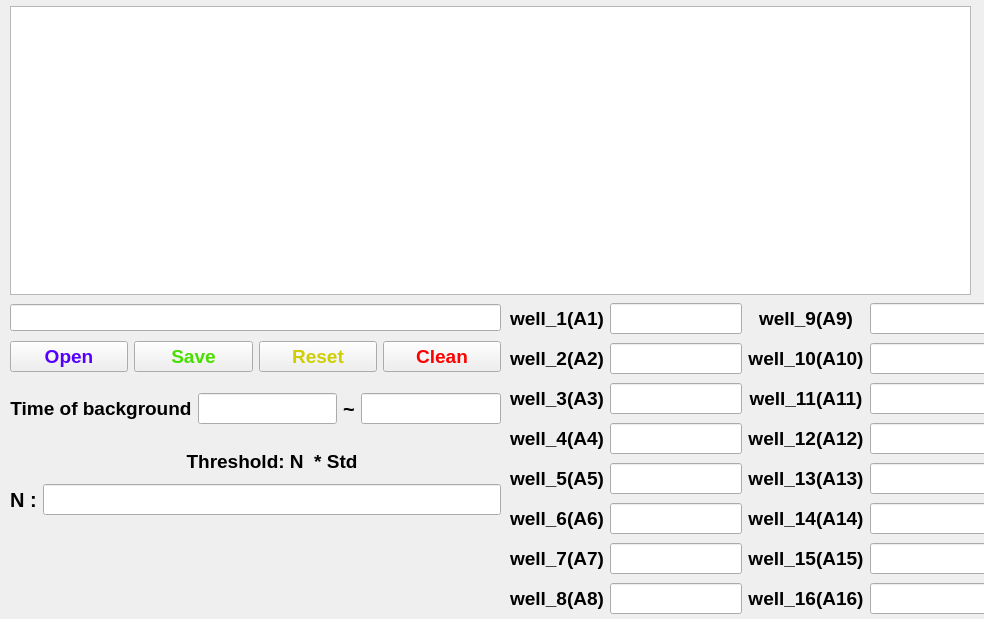
<?xml version="1.0" encoding="UTF-8"?>
<ui version="4.0">
 <class>MainWindow</class>
 <widget class="QMainWindow" name="MainWindow">
  <property name="geometry">
   <rect>
    <x>0</x>
    <y>0</y>
    <width>984</width>
    <height>619</height>
   </rect>
  </property>
  <property name="windowTitle">
   <string>MainWindow</string>
  </property>
  <widget class="QWidget" name="centralwidget">
   <widget class="QGraphicsView" name="CT_chart">
    <property name="geometry">
     <rect>
      <x>10</x>
      <y>6</y>
      <width>961</width>
      <height>289</height>
     </rect>
    </property>
   </widget>
   <widget class="QLabel" name="label_3">
    <property name="geometry">
     <rect>
      <x>20</x>
      <y>462</y>
      <width>111</width>
      <height>16</height>
     </rect>
    </property>
    <property name="font">
     <font>
      <pointsize>10</pointsize>
      <weight>75</weight>
      <bold>true</bold>
     </font>
    </property>
    <property name="text">
     <string/>
    </property>
   </widget>
   <widget class="QWidget" name="layoutWidget">
    <property name="geometry">
     <rect>
      <x>510</x>
      <y>300</y>
      <width>493</width>
      <height>323</height>
     </rect>
    </property>
    <layout class="QGridLayout" name="gridLayout">
     <item row="0" column="0">
      <widget class="QLabel" name="label_well1">
       <property name="font">
        <font>
         <pointsize>14</pointsize>
         <weight>75</weight>
         <bold>true</bold>
        </font>
       </property>
       <property name="text">
        <string>well_1(A1)</string>
       </property>
       <property name="alignment">
        <set>Qt::AlignCenter</set>
       </property>
      </widget>
     </item>
     <item row="0" column="1">
      <widget class="QLineEdit" name="lineEdit_well_1">
       <property name="font">
        <font>
         <pointsize>14</pointsize>
        </font>
       </property>
       <property name="text">
        <string/>
       </property>
       <property name="alignment">
        <set>Qt::AlignCenter</set>
       </property>
      </widget>
     </item>
     <item row="0" column="2">
      <widget class="QLabel" name="label_well9">
       <property name="font">
        <font>
         <pointsize>14</pointsize>
         <weight>75</weight>
         <bold>true</bold>
        </font>
       </property>
       <property name="text">
        <string>well_9(A9)</string>
       </property>
       <property name="alignment">
        <set>Qt::AlignCenter</set>
       </property>
      </widget>
     </item>
     <item row="0" column="3">
      <widget class="QLineEdit" name="lineEdit_well_9">
       <property name="font">
        <font>
         <pointsize>14</pointsize>
        </font>
       </property>
       <property name="alignment">
        <set>Qt::AlignCenter</set>
       </property>
      </widget>
     </item>
     <item row="1" column="0">
      <widget class="QLabel" name="label_well2">
       <property name="font">
        <font>
         <pointsize>14</pointsize>
         <weight>75</weight>
         <bold>true</bold>
        </font>
       </property>
       <property name="text">
        <string>well_2(A2)</string>
       </property>
       <property name="alignment">
        <set>Qt::AlignCenter</set>
       </property>
      </widget>
     </item>
     <item row="1" column="1">
      <widget class="QLineEdit" name="lineEdit_well_2">
       <property name="font">
        <font>
         <pointsize>14</pointsize>
        </font>
       </property>
       <property name="alignment">
        <set>Qt::AlignCenter</set>
       </property>
      </widget>
     </item>
     <item row="1" column="2">
      <widget class="QLabel" name="label_well10">
       <property name="font">
        <font>
         <pointsize>14</pointsize>
         <weight>75</weight>
         <bold>true</bold>
        </font>
       </property>
       <property name="text">
        <string>well_10(A10)</string>
       </property>
       <property name="alignment">
        <set>Qt::AlignCenter</set>
       </property>
      </widget>
     </item>
     <item row="1" column="3">
      <widget class="QLineEdit" name="lineEdit_well_10">
       <property name="font">
        <font>
         <pointsize>14</pointsize>
        </font>
       </property>
       <property name="alignment">
        <set>Qt::AlignCenter</set>
       </property>
      </widget>
     </item>
     <item row="2" column="0">
      <widget class="QLabel" name="label_well3">
       <property name="font">
        <font>
         <pointsize>14</pointsize>
         <weight>75</weight>
         <bold>true</bold>
        </font>
       </property>
       <property name="text">
        <string>well_3(A3)</string>
       </property>
       <property name="alignment">
        <set>Qt::AlignCenter</set>
       </property>
      </widget>
     </item>
     <item row="2" column="1">
      <widget class="QLineEdit" name="lineEdit_well_3">
       <property name="font">
        <font>
         <pointsize>14</pointsize>
        </font>
       </property>
       <property name="alignment">
        <set>Qt::AlignCenter</set>
       </property>
      </widget>
     </item>
     <item row="2" column="2">
      <widget class="QLabel" name="label_well11">
       <property name="font">
        <font>
         <pointsize>14</pointsize>
         <weight>75</weight>
         <bold>true</bold>
        </font>
       </property>
       <property name="text">
        <string>well_11(A11)</string>
       </property>
       <property name="alignment">
        <set>Qt::AlignCenter</set>
       </property>
      </widget>
     </item>
     <item row="2" column="3">
      <widget class="QLineEdit" name="lineEdit_well_11">
       <property name="font">
        <font>
         <pointsize>14</pointsize>
        </font>
       </property>
       <property name="alignment">
        <set>Qt::AlignCenter</set>
       </property>
      </widget>
     </item>
     <item row="3" column="0">
      <widget class="QLabel" name="label_well4">
       <property name="font">
        <font>
         <pointsize>14</pointsize>
         <weight>75</weight>
         <bold>true</bold>
        </font>
       </property>
       <property name="text">
        <string>well_4(A4)</string>
       </property>
       <property name="alignment">
        <set>Qt::AlignCenter</set>
       </property>
      </widget>
     </item>
     <item row="3" column="1">
      <widget class="QLineEdit" name="lineEdit_well_4">
       <property name="font">
        <font>
         <pointsize>14</pointsize>
        </font>
       </property>
       <property name="alignment">
        <set>Qt::AlignCenter</set>
       </property>
      </widget>
     </item>
     <item row="3" column="2">
      <widget class="QLabel" name="label_well12">
       <property name="font">
        <font>
         <pointsize>14</pointsize>
         <weight>75</weight>
         <bold>true</bold>
        </font>
       </property>
       <property name="text">
        <string>well_12(A12)</string>
       </property>
       <property name="alignment">
        <set>Qt::AlignCenter</set>
       </property>
      </widget>
     </item>
     <item row="3" column="3">
      <widget class="QLineEdit" name="lineEdit_well_12">
       <property name="font">
        <font>
         <pointsize>14</pointsize>
        </font>
       </property>
       <property name="alignment">
        <set>Qt::AlignCenter</set>
       </property>
      </widget>
     </item>
     <item row="4" column="0">
      <widget class="QLabel" name="label_well5">
       <property name="font">
        <font>
         <pointsize>14</pointsize>
         <weight>75</weight>
         <bold>true</bold>
        </font>
       </property>
       <property name="text">
        <string>well_5(A5)</string>
       </property>
       <property name="alignment">
        <set>Qt::AlignCenter</set>
       </property>
      </widget>
     </item>
     <item row="4" column="1">
      <widget class="QLineEdit" name="lineEdit_well_5">
       <property name="font">
        <font>
         <pointsize>14</pointsize>
        </font>
       </property>
       <property name="alignment">
        <set>Qt::AlignCenter</set>
       </property>
      </widget>
     </item>
     <item row="4" column="2">
      <widget class="QLabel" name="label_well13">
       <property name="font">
        <font>
         <pointsize>14</pointsize>
         <weight>75</weight>
         <bold>true</bold>
        </font>
       </property>
       <property name="text">
        <string>well_13(A13)</string>
       </property>
       <property name="alignment">
        <set>Qt::AlignCenter</set>
       </property>
      </widget>
     </item>
     <item row="4" column="3">
      <widget class="QLineEdit" name="lineEdit_well_13">
       <property name="font">
        <font>
         <pointsize>14</pointsize>
        </font>
       </property>
       <property name="alignment">
        <set>Qt::AlignCenter</set>
       </property>
      </widget>
     </item>
     <item row="5" column="0">
      <widget class="QLabel" name="label_well6">
       <property name="font">
        <font>
         <pointsize>14</pointsize>
         <weight>75</weight>
         <bold>true</bold>
        </font>
       </property>
       <property name="text">
        <string>well_6(A6)</string>
       </property>
       <property name="alignment">
        <set>Qt::AlignCenter</set>
       </property>
      </widget>
     </item>
     <item row="5" column="1">
      <widget class="QLineEdit" name="lineEdit_well_6">
       <property name="font">
        <font>
         <pointsize>14</pointsize>
        </font>
       </property>
       <property name="alignment">
        <set>Qt::AlignCenter</set>
       </property>
      </widget>
     </item>
     <item row="5" column="2">
      <widget class="QLabel" name="label_well14">
       <property name="font">
        <font>
         <pointsize>14</pointsize>
         <weight>75</weight>
         <bold>true</bold>
        </font>
       </property>
       <property name="text">
        <string>well_14(A14)</string>
       </property>
       <property name="alignment">
        <set>Qt::AlignCenter</set>
       </property>
      </widget>
     </item>
     <item row="5" column="3">
      <widget class="QLineEdit" name="lineEdit_well_14">
       <property name="font">
        <font>
         <pointsize>14</pointsize>
        </font>
       </property>
       <property name="alignment">
        <set>Qt::AlignCenter</set>
       </property>
      </widget>
     </item>
     <item row="6" column="0">
      <widget class="QLabel" name="label_well7">
       <property name="font">
        <font>
         <pointsize>14</pointsize>
         <weight>75</weight>
         <bold>true</bold>
        </font>
       </property>
       <property name="text">
        <string>well_7(A7)</string>
       </property>
       <property name="alignment">
        <set>Qt::AlignCenter</set>
       </property>
      </widget>
     </item>
     <item row="6" column="1">
      <widget class="QLineEdit" name="lineEdit_well_7">
       <property name="font">
        <font>
         <pointsize>14</pointsize>
        </font>
       </property>
       <property name="alignment">
        <set>Qt::AlignCenter</set>
       </property>
      </widget>
     </item>
     <item row="6" column="2">
      <widget class="QLabel" name="label_well15">
       <property name="font">
        <font>
         <pointsize>14</pointsize>
         <weight>75</weight>
         <bold>true</bold>
        </font>
       </property>
       <property name="text">
        <string>well_15(A15)</string>
       </property>
       <property name="alignment">
        <set>Qt::AlignCenter</set>
       </property>
      </widget>
     </item>
     <item row="6" column="3">
      <widget class="QLineEdit" name="lineEdit_well_15">
       <property name="font">
        <font>
         <pointsize>14</pointsize>
        </font>
       </property>
       <property name="alignment">
        <set>Qt::AlignCenter</set>
       </property>
      </widget>
     </item>
     <item row="7" column="0">
      <widget class="QLabel" name="label_well8">
       <property name="font">
        <font>
         <pointsize>14</pointsize>
         <weight>75</weight>
         <bold>true</bold>
        </font>
       </property>
       <property name="text">
        <string>well_8(A8)</string>
       </property>
       <property name="alignment">
        <set>Qt::AlignCenter</set>
       </property>
      </widget>
     </item>
     <item row="7" column="1">
      <widget class="QLineEdit" name="lineEdit_well_8">
       <property name="font">
        <font>
         <pointsize>14</pointsize>
        </font>
       </property>
       <property name="alignment">
        <set>Qt::AlignCenter</set>
       </property>
      </widget>
     </item>
     <item row="7" column="2">
      <widget class="QLabel" name="label_well16">
       <property name="font">
        <font>
         <pointsize>14</pointsize>
         <weight>75</weight>
         <bold>true</bold>
        </font>
       </property>
       <property name="text">
        <string>well_16(A16)</string>
       </property>
       <property name="alignment">
        <set>Qt::AlignCenter</set>
       </property>
      </widget>
     </item>
     <item row="7" column="3">
      <widget class="QLineEdit" name="lineEdit_well_16">
       <property name="font">
        <font>
         <pointsize>14</pointsize>
        </font>
       </property>
       <property name="alignment">
        <set>Qt::AlignCenter</set>
       </property>
      </widget>
     </item>
    </layout>
   </widget>
   <widget class="QWidget" name="layoutWidget">
    <property name="geometry">
     <rect>
      <x>10</x>
      <y>378</y>
      <width>491</width>
      <height>61</height>
     </rect>
    </property>
    <layout class="QGridLayout" name="gridLayout_3">
     <item row="0" column="2">
      <widget class="QLineEdit" name="Start_time">
       <property name="font">
        <font>
         <pointsize>14</pointsize>
        </font>
       </property>
       <property name="alignment">
        <set>Qt::AlignCenter</set>
       </property>
      </widget>
     </item>
     <item row="0" column="4">
      <widget class="QLineEdit" name="End_time">
       <property name="font">
        <font>
         <pointsize>14</pointsize>
        </font>
       </property>
       <property name="alignment">
        <set>Qt::AlignCenter</set>
       </property>
      </widget>
     </item>
     <item row="0" column="3">
      <widget class="QLabel" name="label_7">
       <property name="font">
        <font>
         <pointsize>15</pointsize>
         <weight>75</weight>
         <bold>true</bold>
        </font>
       </property>
       <property name="text">
        <string>~</string>
       </property>
       <property name="alignment">
        <set>Qt::AlignCenter</set>
       </property>
      </widget>
     </item>
     <item row="0" column="1">
      <widget class="QLabel" name="label_Timeofbackground">
       <property name="font">
        <font>
         <pointsize>14</pointsize>
         <weight>75</weight>
         <bold>true</bold>
        </font>
       </property>
       <property name="text">
        <string>Time of background</string>
       </property>
       <property name="alignment">
        <set>Qt::AlignCenter</set>
       </property>
      </widget>
     </item>
    </layout>
   </widget>
   <widget class="QWidget" name="layoutWidget">
    <property name="geometry">
     <rect>
      <x>10</x>
      <y>444</y>
      <width>491</width>
      <height>71</height>
     </rect>
    </property>
    <layout class="QGridLayout" name="gridLayout_4">
     <item row="0" column="1">
      <widget class="QLabel" name="label_Threshold">
       <property name="font">
        <font>
         <pointsize>14</pointsize>
         <weight>75</weight>
         <bold>true</bold>
        </font>
       </property>
       <property name="text">
        <string>Threshold: N  * Std</string>
       </property>
       <property name="alignment">
        <set>Qt::AlignCenter</set>
       </property>
      </widget>
     </item>
     <item row="1" column="0">
      <widget class="QLabel" name="label_N">
       <property name="font">
        <font>
         <pointsize>15</pointsize>
         <weight>75</weight>
         <bold>true</bold>
        </font>
       </property>
       <property name="text">
        <string>N :</string>
       </property>
       <property name="alignment">
        <set>Qt::AlignCenter</set>
       </property>
      </widget>
     </item>
     <item row="1" column="1">
      <widget class="QLineEdit" name="Input_N">
       <property name="font">
        <font>
         <pointsize>14</pointsize>
        </font>
       </property>
       <property name="alignment">
        <set>Qt::AlignCenter</set>
       </property>
      </widget>
     </item>
    </layout>
   </widget>
   <widget class="QWidget" name="layoutWidget">
    <property name="geometry">
     <rect>
      <x>10</x>
      <y>300</y>
      <width>491</width>
      <height>76</height>
     </rect>
    </property>
    <layout class="QGridLayout" name="gridLayout_2">
     <item row="0" column="0" colspan="4">
      <widget class="QLineEdit" name="Input_file">
       <property name="font">
        <font>
         <pointsize>12</pointsize>
         <weight>75</weight>
         <bold>true</bold>
        </font>
       </property>
      </widget>
     </item>
     <item row="1" column="0">
      <widget class="QPushButton" name="btn_openfile">
       <property name="font">
        <font>
         <pointsize>14</pointsize>
         <weight>75</weight>
         <bold>true</bold>
        </font>
       </property>
       <property name="styleSheet">
        <string notr="true">color: rgb(85, 0, 255);</string>
       </property>
       <property name="text">
        <string>Open</string>
       </property>
      </widget>
     </item>
     <item row="1" column="1">
      <widget class="QPushButton" name="btn_savefile">
       <property name="font">
        <font>
         <pointsize>14</pointsize>
         <weight>75</weight>
         <bold>true</bold>
        </font>
       </property>
       <property name="styleSheet">
        <string notr="true">color: rgb(74, 221, 0);</string>
       </property>
       <property name="text">
        <string>Save</string>
       </property>
      </widget>
     </item>
     <item row="1" column="2">
      <widget class="QPushButton" name="btn_resetfile">
       <property name="font">
        <font>
         <pointsize>14</pointsize>
         <weight>75</weight>
         <bold>true</bold>
        </font>
       </property>
       <property name="styleSheet">
        <string notr="true">color: rgb(255, 255, 0);
color: rgb(206, 206, 0);</string>
       </property>
       <property name="text">
        <string>Reset</string>
       </property>
      </widget>
     </item>
     <item row="1" column="3">
      <widget class="QPushButton" name="btn_clean">
       <property name="font">
        <font>
         <pointsize>14</pointsize>
         <weight>75</weight>
         <bold>true</bold>
        </font>
       </property>
       <property name="styleSheet">
        <string notr="true">color: rgb(255, 0, 0);</string>
       </property>
       <property name="text">
        <string>Clean</string>
       </property>
      </widget>
     </item>
    </layout>
   </widget>
  </widget>
 </widget>
 <resources/>
 <connections/>
</ui>
